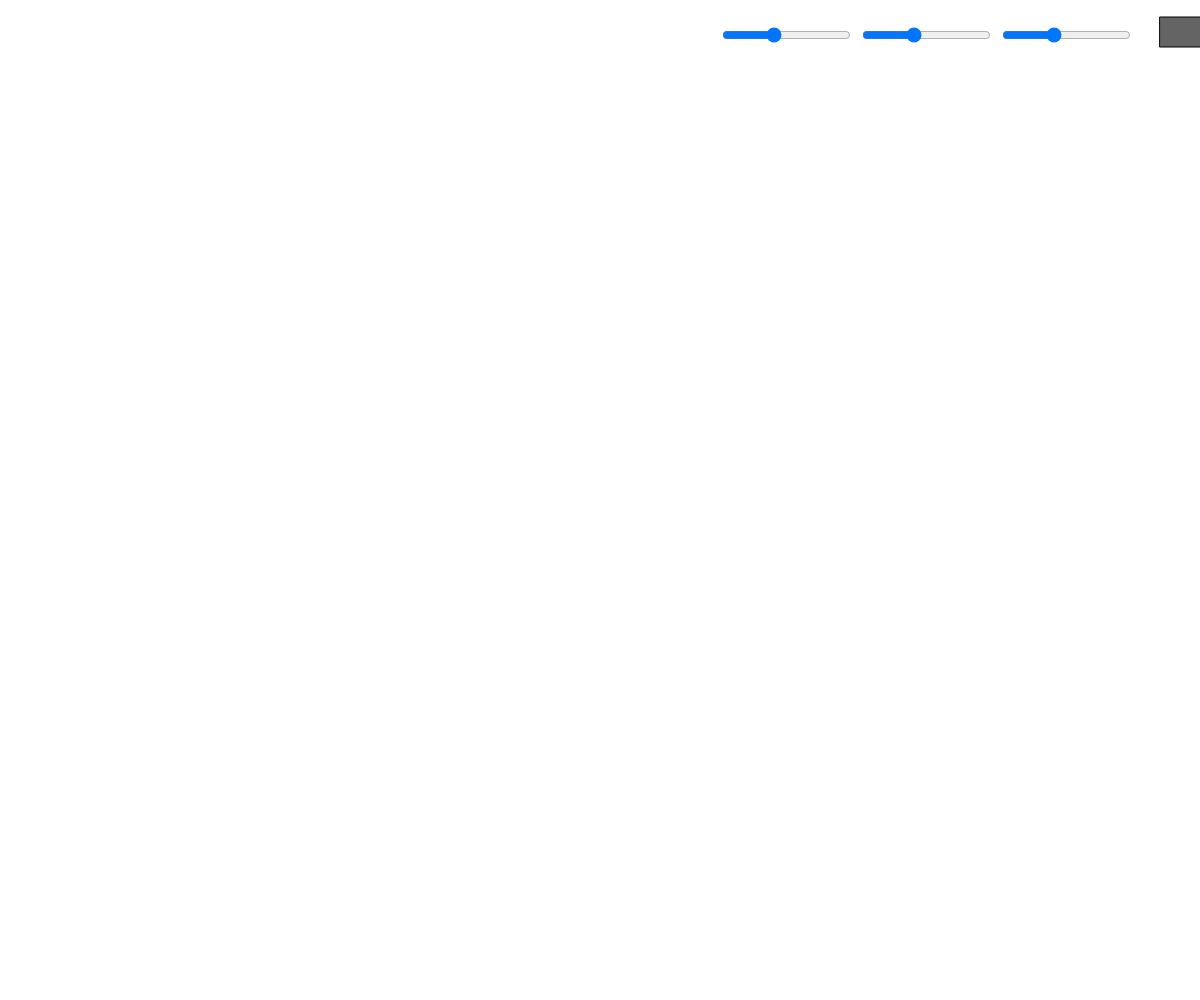
Frame 1 (no input)
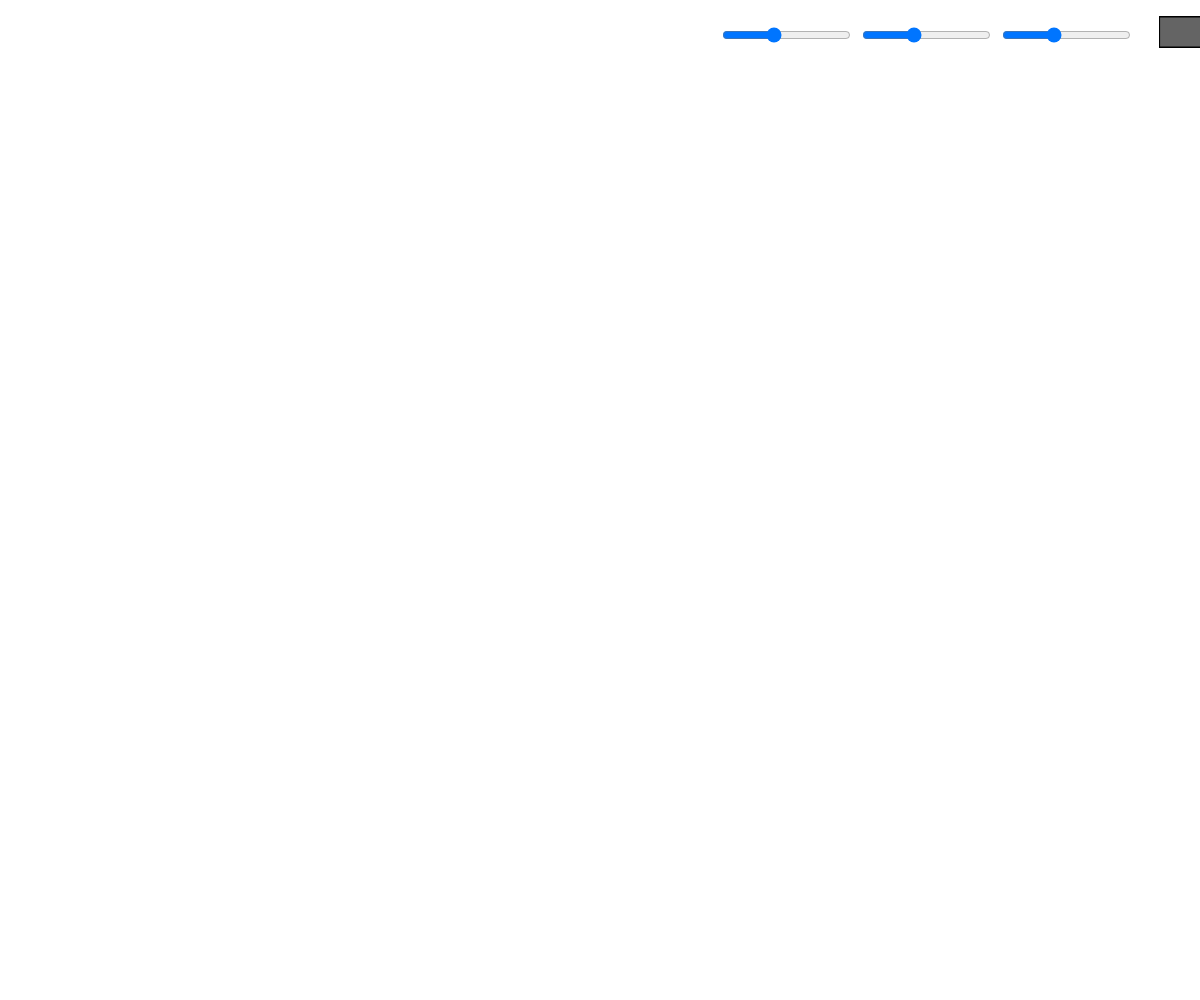
Frame 60 (no input)
Frame 120 (the mouse pressed at the canvas centre since frame 60): identical to frame 60, image omitted

The p5.js sketch that drew these frames (run headless with seeded random() and noise() and a simulated clock; from frame 60 on, the mouse is pressed at the canvas centre):

// p5.js sketch
// ── sketch.js
let sizeSlider, rSlider, gSlider, bSlider;
let sliderR, sliderG, sliderB, polySize;

function setup() {
  createCanvas(windowWidth, windowHeight);
  setupSlider();
}

function draw() {
  sliderR = rSlider.value();
  sliderG = gSlider.value();
  sliderB = bSlider.value();
  fill(sliderR, sliderG, sliderB);
  rectMode(CENTER);
  stroke(0);
  rect(1200, 32, 80, 30);
}

// Creates all the slider variables and places them in the screen.
function setupSlider() {

  // createSlider() gives the slider a range of 0, 255 (for RGB) and sets the default as 100
  rSlider = createSlider(0, 255, 100);
  gSlider = createSlider(0, 255, 100);
  bSlider = createSlider(0, 255, 100);
  sizeSlider = createSlider(5, 100, 30);
  rSlider.position(720, 25);
  gSlider.position(860, 25);
  bSlider.position(1000, 25);
  sizeSlider.position(1300, 25);

}
